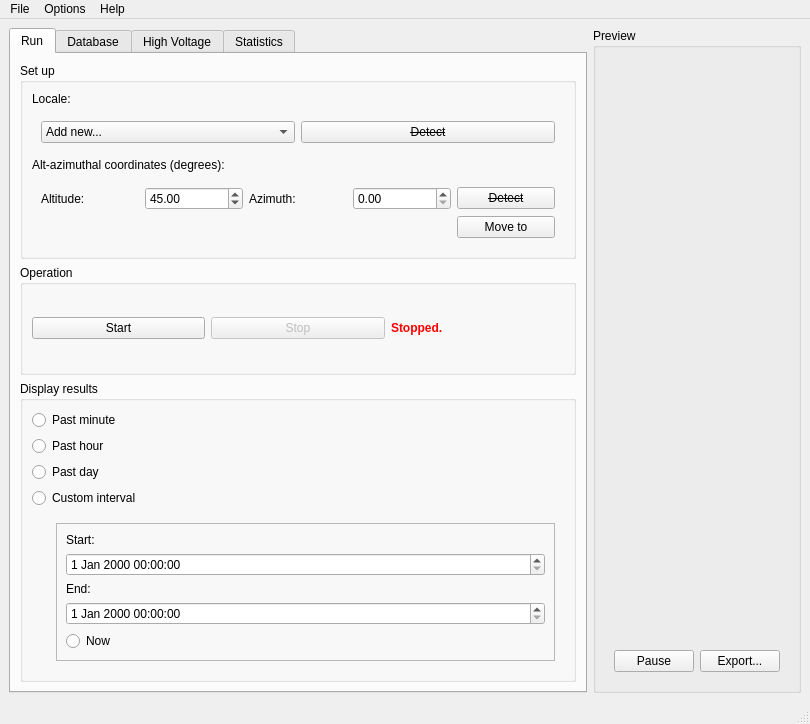
<?xml version="1.0" encoding="UTF-8"?>
<ui version="4.0">
 <class>MainWindow</class>
 <widget class="QMainWindow" name="MainWindow">
  <property name="geometry">
   <rect>
    <x>0</x>
    <y>0</y>
    <width>810</width>
    <height>724</height>
   </rect>
  </property>
  <property name="windowTitle">
   <string>MainWindow</string>
  </property>
  <widget class="QWidget" name="centralwidget">
   <layout class="QHBoxLayout" name="horizontalLayout">
    <item>
     <widget class="QTabWidget" name="tabWidget">
      <property name="currentIndex">
       <number>0</number>
      </property>
      <widget class="QWidget" name="tab">
       <attribute name="title">
        <string>Run</string>
       </attribute>
       <layout class="QVBoxLayout" name="verticalLayout_6">
        <item>
         <widget class="QGroupBox" name="groupBox_3">
          <property name="font">
           <font>
            <weight>50</weight>
            <bold>false</bold>
           </font>
          </property>
          <property name="title">
           <string>Set up</string>
          </property>
          <layout class="QVBoxLayout" name="verticalLayout_4">
           <item>
            <widget class="QLabel" name="label_3">
             <property name="font">
              <font>
               <weight>50</weight>
               <bold>false</bold>
              </font>
             </property>
             <property name="text">
              <string>Locale:</string>
             </property>
            </widget>
           </item>
           <item>
            <widget class="QWidget" name="widget_5" native="true">
             <layout class="QHBoxLayout" name="horizontalLayout_6">
              <item>
               <widget class="QComboBox" name="comboBox">
                <item>
                 <property name="text">
                  <string>Add new...</string>
                 </property>
                </item>
               </widget>
              </item>
              <item>
               <widget class="QPushButton" name="pushButton_7">
                <property name="font">
                 <font>
                  <strikeout>true</strikeout>
                 </font>
                </property>
                <property name="text">
                 <string>Detect</string>
                </property>
               </widget>
              </item>
             </layout>
            </widget>
           </item>
           <item>
            <widget class="QLabel" name="label_4">
             <property name="text">
              <string>Alt-azimuthal coordinates (degrees):</string>
             </property>
            </widget>
           </item>
           <item>
            <widget class="QWidget" name="widget_3" native="true">
             <layout class="QGridLayout" name="gridLayout">
              <item row="0" column="2">
               <widget class="QLabel" name="label_6">
                <property name="text">
                 <string>Azimuth:</string>
                </property>
               </widget>
              </item>
              <item row="0" column="3">
               <widget class="QDoubleSpinBox" name="doubleSpinBox_2">
                <property name="maximum">
                 <double>360.000000000000000</double>
                </property>
               </widget>
              </item>
              <item row="0" column="0">
               <widget class="QLabel" name="label_5">
                <property name="text">
                 <string>Altitude:</string>
                </property>
               </widget>
              </item>
              <item row="0" column="1">
               <widget class="QDoubleSpinBox" name="doubleSpinBox">
                <property name="wrapping">
                 <bool>false</bool>
                </property>
                <property name="maximum">
                 <double>90.000000000000000</double>
                </property>
                <property name="value">
                 <double>45.000000000000000</double>
                </property>
               </widget>
              </item>
              <item row="0" column="4">
               <widget class="QPushButton" name="pushButton_6">
                <property name="font">
                 <font>
                  <strikeout>true</strikeout>
                 </font>
                </property>
                <property name="text">
                 <string>Detect</string>
                </property>
               </widget>
              </item>
              <item row="1" column="4">
               <widget class="QPushButton" name="pushButton_8">
                <property name="text">
                 <string>Move to</string>
                </property>
               </widget>
              </item>
             </layout>
            </widget>
           </item>
          </layout>
         </widget>
        </item>
        <item>
         <widget class="QGroupBox" name="groupBox">
          <property name="title">
           <string>Operation</string>
          </property>
          <layout class="QHBoxLayout" name="horizontalLayout_2">
           <item>
            <widget class="QPushButton" name="operation_start_button">
             <property name="text">
              <string>Start</string>
             </property>
            </widget>
           </item>
           <item>
            <widget class="QPushButton" name="operation_stop_button">
             <property name="enabled">
              <bool>false</bool>
             </property>
             <property name="text">
              <string>Stop</string>
             </property>
            </widget>
           </item>
           <item>
            <widget class="QLabel" name="operation_status_label">
             <property name="text">
              <string>&lt;html&gt;&lt;head/&gt;&lt;body&gt;&lt;p&gt;&lt;span style=&quot; font-weight:600; color:#ff0000;&quot;&gt;Stopped.&lt;/span&gt;&lt;/p&gt;&lt;/body&gt;&lt;/html&gt;</string>
             </property>
            </widget>
           </item>
          </layout>
         </widget>
        </item>
        <item>
         <widget class="QGroupBox" name="groupBox_4">
          <property name="title">
           <string>Display results</string>
          </property>
          <layout class="QVBoxLayout" name="verticalLayout_2">
           <item>
            <widget class="QRadioButton" name="radioButton">
             <property name="text">
              <string>Past minute</string>
             </property>
            </widget>
           </item>
           <item>
            <widget class="QRadioButton" name="radioButton_2">
             <property name="text">
              <string>Past hour</string>
             </property>
            </widget>
           </item>
           <item>
            <widget class="QRadioButton" name="radioButton_3">
             <property name="text">
              <string>Past day</string>
             </property>
            </widget>
           </item>
           <item>
            <widget class="QRadioButton" name="radioButton_4">
             <property name="text">
              <string>Custom interval</string>
             </property>
            </widget>
           </item>
           <item>
            <widget class="QWidget" name="widget" native="true">
             <layout class="QHBoxLayout" name="horizontalLayout_3">
              <item>
               <spacer name="horizontalSpacer">
                <property name="orientation">
                 <enum>Qt::Horizontal</enum>
                </property>
                <property name="sizeType">
                 <enum>QSizePolicy::Fixed</enum>
                </property>
                <property name="sizeHint" stdset="0">
                 <size>
                  <width>15</width>
                  <height>20</height>
                 </size>
                </property>
               </spacer>
              </item>
              <item>
               <widget class="QFrame" name="frame">
                <property name="frameShape">
                 <enum>QFrame::StyledPanel</enum>
                </property>
                <property name="frameShadow">
                 <enum>QFrame::Raised</enum>
                </property>
                <layout class="QVBoxLayout" name="verticalLayout_3">
                 <item>
                  <widget class="QLabel" name="label_2">
                   <property name="text">
                    <string>Start:</string>
                   </property>
                  </widget>
                 </item>
                 <item>
                  <widget class="QDateTimeEdit" name="dateTimeEdit"/>
                 </item>
                 <item>
                  <widget class="QLabel" name="label">
                   <property name="text">
                    <string>End:</string>
                   </property>
                  </widget>
                 </item>
                 <item>
                  <widget class="QDateTimeEdit" name="dateTimeEdit_2"/>
                 </item>
                 <item>
                  <widget class="QRadioButton" name="radioButton_5">
                   <property name="text">
                    <string>Now</string>
                   </property>
                  </widget>
                 </item>
                </layout>
               </widget>
              </item>
             </layout>
            </widget>
           </item>
          </layout>
         </widget>
        </item>
       </layout>
       <zorder>groupBox_3</zorder>
       <zorder>groupBox_4</zorder>
       <zorder>groupBox_3</zorder>
       <zorder>groupBox</zorder>
      </widget>
      <widget class="QWidget" name="tab_2">
       <attribute name="title">
        <string>Database</string>
       </attribute>
       <layout class="QGridLayout" name="gridLayout_2">
        <item row="1" column="0">
         <widget class="QGroupBox" name="groupBox_5">
          <property name="title">
           <string>Database status</string>
          </property>
          <layout class="QVBoxLayout" name="verticalLayout">
           <item>
            <widget class="QLabel" name="label_12">
             <property name="text">
              <string>First event:</string>
             </property>
            </widget>
           </item>
           <item>
            <widget class="QLabel" name="label_9">
             <property name="text">
              <string>Last event:</string>
             </property>
            </widget>
           </item>
           <item>
            <widget class="Line" name="line">
             <property name="orientation">
              <enum>Qt::Horizontal</enum>
             </property>
            </widget>
           </item>
           <item>
            <widget class="QLabel" name="label_8">
             <property name="text">
              <string>Number of recorded events:</string>
             </property>
            </widget>
           </item>
           <item>
            <widget class="QLabel" name="label_10">
             <property name="text">
              <string>Database size:</string>
             </property>
            </widget>
           </item>
          </layout>
         </widget>
        </item>
        <item row="2" column="0">
         <widget class="QGroupBox" name="groupBox_7">
          <property name="title">
           <string>Results</string>
          </property>
          <layout class="QVBoxLayout" name="verticalLayout_7">
           <item>
            <widget class="QPushButton" name="pushButton_9">
             <property name="text">
              <string>Export from database</string>
             </property>
            </widget>
           </item>
           <item>
            <widget class="QPushButton" name="pushButton_3">
             <property name="text">
              <string>View past aquisitions</string>
             </property>
            </widget>
           </item>
          </layout>
         </widget>
        </item>
       </layout>
      </widget>
      <widget class="QWidget" name="tab_3">
       <attribute name="title">
        <string>High Voltage</string>
       </attribute>
      </widget>
      <widget class="QWidget" name="tab_4">
       <attribute name="title">
        <string>Statistics</string>
       </attribute>
      </widget>
     </widget>
    </item>
    <item>
     <widget class="QGroupBox" name="groupBox_2">
      <property name="title">
       <string>Preview</string>
      </property>
      <layout class="QVBoxLayout" name="verticalLayout_5">
       <item>
        <spacer name="verticalSpacer">
         <property name="orientation">
          <enum>Qt::Vertical</enum>
         </property>
         <property name="sizeHint" stdset="0">
          <size>
           <width>20</width>
           <height>40</height>
          </size>
         </property>
        </spacer>
       </item>
       <item>
        <widget class="QWidget" name="widget_4" native="true">
         <property name="enabled">
          <bool>true</bool>
         </property>
         <property name="sizePolicy">
          <sizepolicy hsizetype="Preferred" vsizetype="Minimum">
           <horstretch>0</horstretch>
           <verstretch>0</verstretch>
          </sizepolicy>
         </property>
         <layout class="QHBoxLayout" name="horizontalLayout_5">
          <item>
           <widget class="QPushButton" name="pushButton_4">
            <property name="text">
             <string>Pause</string>
            </property>
           </widget>
          </item>
          <item>
           <widget class="QPushButton" name="pushButton_5">
            <property name="text">
             <string>Export...</string>
            </property>
           </widget>
          </item>
         </layout>
        </widget>
       </item>
      </layout>
      <zorder>widget_4</zorder>
      <zorder>verticalSpacer</zorder>
     </widget>
    </item>
   </layout>
  </widget>
  <widget class="QMenuBar" name="menubar">
   <property name="geometry">
    <rect>
     <x>0</x>
     <y>0</y>
     <width>810</width>
     <height>23</height>
    </rect>
   </property>
   <widget class="QMenu" name="menuHelp">
    <property name="title">
     <string>Help</string>
    </property>
    <addaction name="actionManual"/>
    <addaction name="separator"/>
    <addaction name="actionCheck_for_updates"/>
    <addaction name="actionAbout"/>
   </widget>
   <widget class="QMenu" name="menuOptions">
    <property name="title">
     <string>Options</string>
    </property>
    <addaction name="actionConfiguration"/>
   </widget>
   <widget class="QMenu" name="menuFile">
    <property name="title">
     <string>File</string>
    </property>
    <addaction name="actionImport"/>
    <addaction name="separator"/>
    <addaction name="actionQuit"/>
   </widget>
   <addaction name="menuFile"/>
   <addaction name="menuOptions"/>
   <addaction name="menuHelp"/>
  </widget>
  <widget class="QStatusBar" name="statusbar"/>
  <action name="actionImport">
   <property name="text">
    <string>Import...</string>
   </property>
  </action>
  <action name="actionQuit">
   <property name="text">
    <string>Quit</string>
   </property>
  </action>
  <action name="actionConfiguration">
   <property name="text">
    <string>Configuration</string>
   </property>
  </action>
  <action name="actionAbout">
   <property name="text">
    <string>About</string>
   </property>
  </action>
  <action name="actionManual">
   <property name="text">
    <string>Manual</string>
   </property>
  </action>
  <action name="actionCheck_for_updates">
   <property name="text">
    <string>Check for updates</string>
   </property>
  </action>
 </widget>
 <resources/>
 <connections>
  <connection>
   <sender>actionQuit</sender>
   <signal>activated()</signal>
   <receiver>MainWindow</receiver>
   <slot>close()</slot>
   <hints>
    <hint type="sourcelabel">
     <x>-1</x>
     <y>-1</y>
    </hint>
    <hint type="destinationlabel">
     <x>404</x>
     <y>361</y>
    </hint>
   </hints>
  </connection>
 </connections>
</ui>
